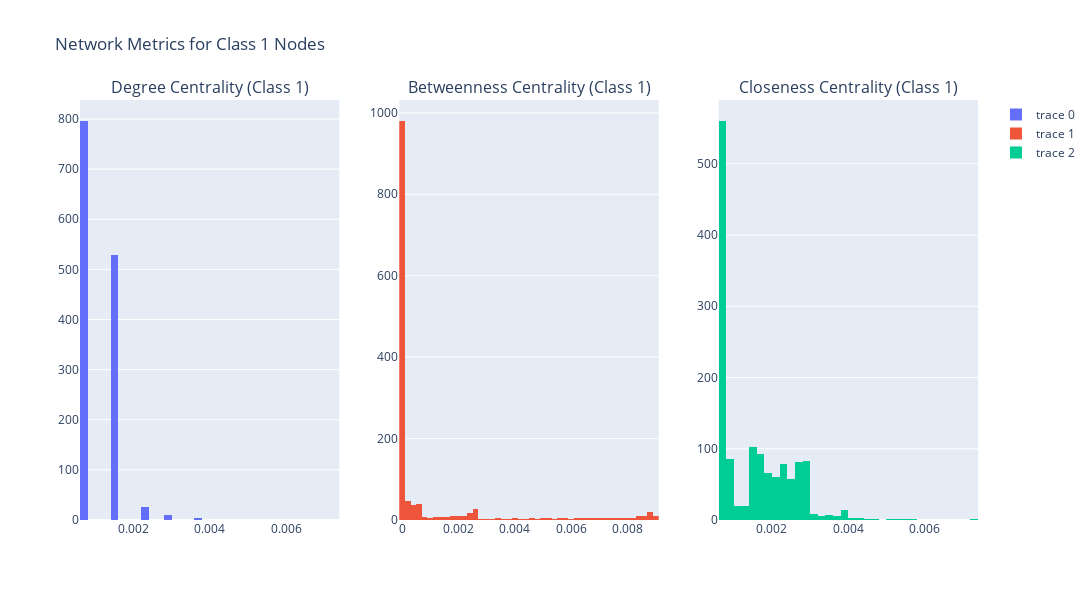
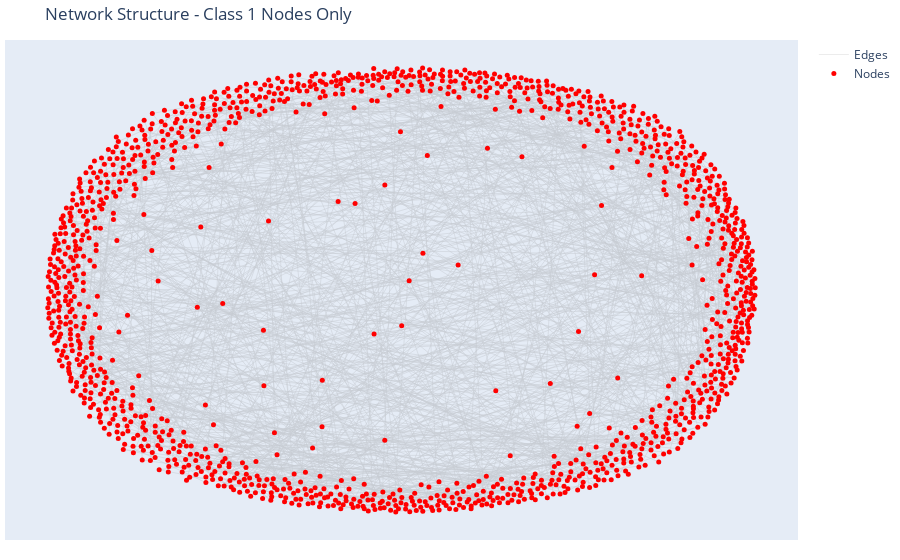

Here is the notebook cell these charts were saved with, in order:
### Code cell
# Get list of class 1 nodes 
class_1_nodes = set(merged_df[merged_df['class'] == "1"]['txID'])

# Create full graph first
G = nx.Graph()
G.add_edges_from(edge_df.values)

# Create subgraph with only class 1 nodes and their edges
class_1_edges = [(source, target) for source, target in G.edges()
                 if source in class_1_nodes and target in class_1_nodes]
G_class_1 = nx.Graph()
G_class_1.add_edges_from(class_1_edges)

# Calculate network metrics for class 1 subgraph
degree_centrality = nx.degree_centrality(G_class_1)
betweenness_centrality = nx.betweenness_centrality(G_class_1)
closeness_centrality = nx.closeness_centrality(G_class_1)

# Plot network metrics using Plotly
fig = make_subplots(rows=1, cols=3, 
                    subplot_titles=['Degree Centrality (Class 1)', 
                                  'Betweenness Centrality (Class 1)', 
                                  'Closeness Centrality (Class 1)'])

fig.add_trace(go.Histogram(x=list(degree_centrality.values()), nbinsx=50), row=1, col=1)
fig.add_trace(go.Histogram(x=list(betweenness_centrality.values()), nbinsx=50), row=1, col=2)
fig.add_trace(go.Histogram(x=list(closeness_centrality.values()), nbinsx=50), row=1, col=3)
fig.update_layout(height=600, width=1200, title_text="Network Metrics for Class 1 Nodes")
fig.show()

# Plot network structure using Plotly
pos = nx.spring_layout(G_class_1, k=1, iterations=50)  # Adjusted layout parameters
node_x = [pos[node][0] for node in G_class_1.nodes()]
node_y = [pos[node][1] for node in G_class_1.nodes()]
edge_x = []
edge_y = []

for edge in G_class_1.edges():
    source, target = edge
    x0, y0 = pos[source]
    x1, y1 = pos[target]
    edge_x.extend([x0, x1, None])
    edge_y.extend([y0, y1, None])

# Create the network visualization
fig = go.Figure(data=[
    go.Scatter(x=edge_x, y=edge_y, mode='lines', line_shape='spline', 
              opacity=0.3, hoverinfo='none', name='Edges',
              line=dict(color='gray', width=0.5)),
    go.Scatter(x=node_x, y=node_y, mode='markers', 
              hoverinfo='text', hovertext=[str(node) for node in G_class_1.nodes()],
              marker=dict(size=5, color='red'), name='Nodes')
])

fig.update_layout(
    title='Network Structure - Class 1 Nodes Only',
    showlegend=True,
    hovermode='closest',
    margin=dict(b=20, l=5, r=5, t=40),
    xaxis=dict(showgrid=False, zeroline=False, showticklabels=False),
    yaxis=dict(showgrid=False, zeroline=False, showticklabels=False)
)
fig.show()

# Print summary statistics
print(f"Number of Class 1 nodes in network: {len(G_class_1.nodes())}")
print(f"Number of edges between Class 1 nodes: {len(G_class_1.edges())}")

# Calculate additional network metrics
connected_components = list(nx.connected_components(G_class_1))
print(f"Number of connected components: {len(connected_components)}")
print(f"Size of largest connected component: {len(max(connected_components, key=len))}")

### Figure 1 — Plotly figure (JSON) as saved in the notebook; plotly's stock layout.template omitted (floating-point values rounded to 4 significant figures; data arrays with more than 128 entries replaced by an {"elided": "..."} marker saying what was removed)
{"data": [{"nbinsx": 50, "type": "histogram", "x": {"elided": "1364 float values"}, "xaxis": "x", "yaxis": "y"}, {"nbinsx": 50, "type": "histogram", "x": {"elided": "1364 float values"}, "xaxis": "x2", "yaxis": "y2"}, {"nbinsx": 50, "type": "histogram", "x": {"elided": "1364 float values"}, "xaxis": "x3", "yaxis": "y3"}], "layout": {"annotations": [{"font": {"size": 16}, "showarrow": false, "text": "Degree Centrality (Class 1)", "x": 0.1444, "xanchor": "center", "xref": "paper", "y": 1, "yanchor": "bottom", "yref": "paper"}, {"font": {"size": 16}, "showarrow": false, "text": "Betweenness Centrality (Class 1)", "x": 0.5, "xanchor": "center", "xref": "paper", "y": 1, "yanchor": "bottom", "yref": "paper"}, {"font": {"size": 16}, "showarrow": false, "text": "Closeness Centrality (Class 1)", "x": 0.8556, "xanchor": "center", "xref": "paper", "y": 1, "yanchor": "bottom", "yref": "paper"}], "height": 600, "title": {"text": "Network Metrics for Class 1 Nodes"}, "width": 1200, "xaxis": {"anchor": "y", "domain": [0, 0.2889]}, "xaxis2": {"anchor": "y2", "domain": [0.3556, 0.6444]}, "xaxis3": {"anchor": "y3", "domain": [0.7111, 1]}, "yaxis": {"anchor": "x", "domain": [0, 1]}, "yaxis2": {"anchor": "x2", "domain": [0, 1]}, "yaxis3": {"anchor": "x3", "domain": [0, 1]}}}

### Figure 2 — Plotly figure (JSON) as saved in the notebook; plotly's stock layout.template omitted (floating-point values rounded to 4 significant figures; data arrays with more than 128 entries replaced by an {"elided": "..."} marker saying what was removed)
{"data": [{"hoverinfo": "none", "line": {"color": "gray", "shape": "spline", "width": 0.5}, "mode": "lines", "name": "Edges", "opacity": 0.3, "type": "scatter", "x": {"elided": "2994 float values"}, "y": {"elided": "2994 float values"}}, {"hoverinfo": "text", "hovertext": {"elided": "1364 str values"}, "marker": {"color": "red", "size": 5}, "mode": "markers", "name": "Nodes", "type": "scatter", "x": {"elided": "1364 float values"}, "y": {"elided": "1364 float values"}}], "layout": {"hovermode": "closest", "margin": {"b": 20, "l": 5, "r": 5, "t": 40}, "showlegend": true, "title": {"text": "Network Structure - Class 1 Nodes Only"}, "xaxis": {"showgrid": false, "showticklabels": false, "zeroline": false}, "yaxis": {"showgrid": false, "showticklabels": false, "zeroline": false}}}
